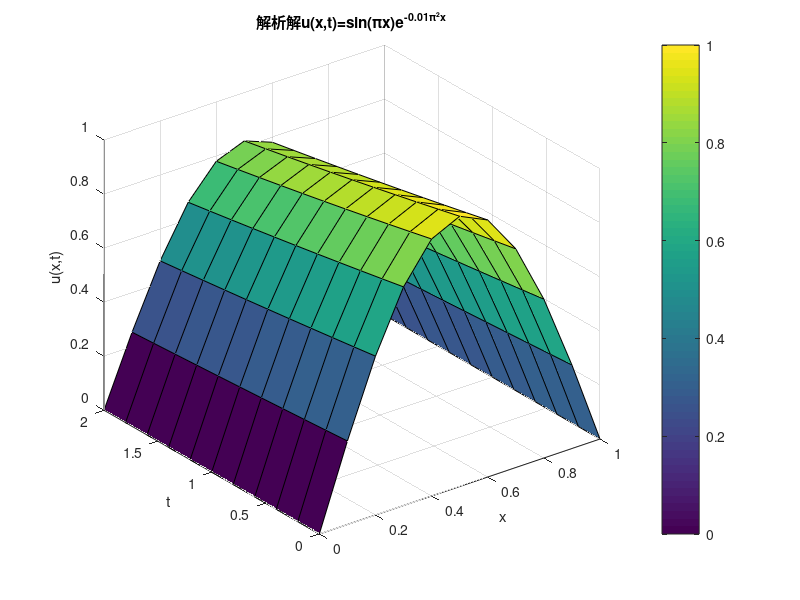

Here is the MATLAB script that generated this plot:
alpha=0.01;
x=0:0.1:1;
t=0:0.2:2;
u=zeros(length(t),length(x));
for i=1:length(t)
for j=1:length(x)
u(i,j)=sin(pi*x(j))*exp(-alpha*pi^2*t(i));
end
end
%显示结果表格
disp('解析解表格');
fprintf('%-7s','t');
for j=1:length(x)
fprintf('%-10s',sprintf('x=%.1f',x(j)));
end
fprintf('\n');
fprintf('%s\n',repmat('-',1,7+10*length(x)));
for i=1:length(t)
fprintf('%-7.3f',t(i));
for j=1:length(x)
fprintf('%-10.4f',u(i,j));
end
fprintf('\n');
end
[X,T]=meshgrid(x,t);
figure;
surf(X,T,u);
xlabel('x');
ylabel('t');
zlabel('u(x,t)');
title('解析解u(x,t)=sin(πx)e^{-0.01π²x}');
colorbar;
